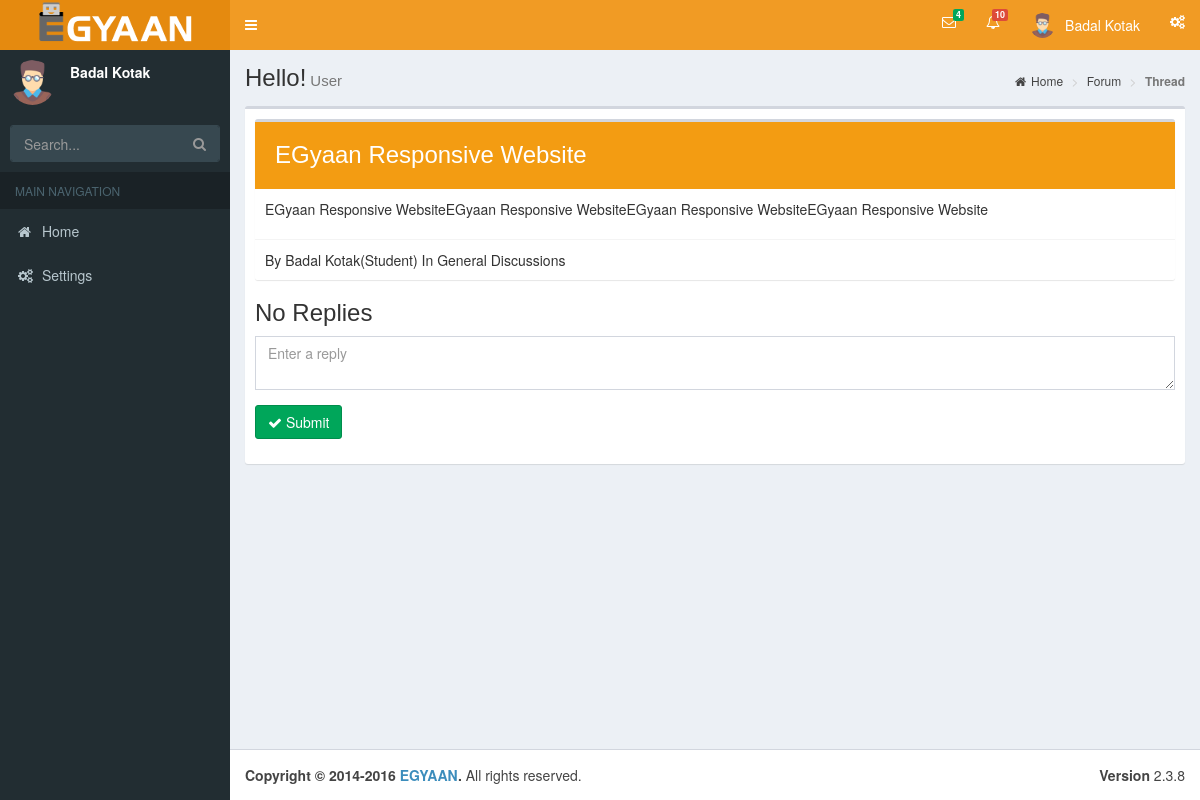
/modules/discussion_forum/functions/thread.php?id=1 (signed in), run on an earlier commit of the app's database.
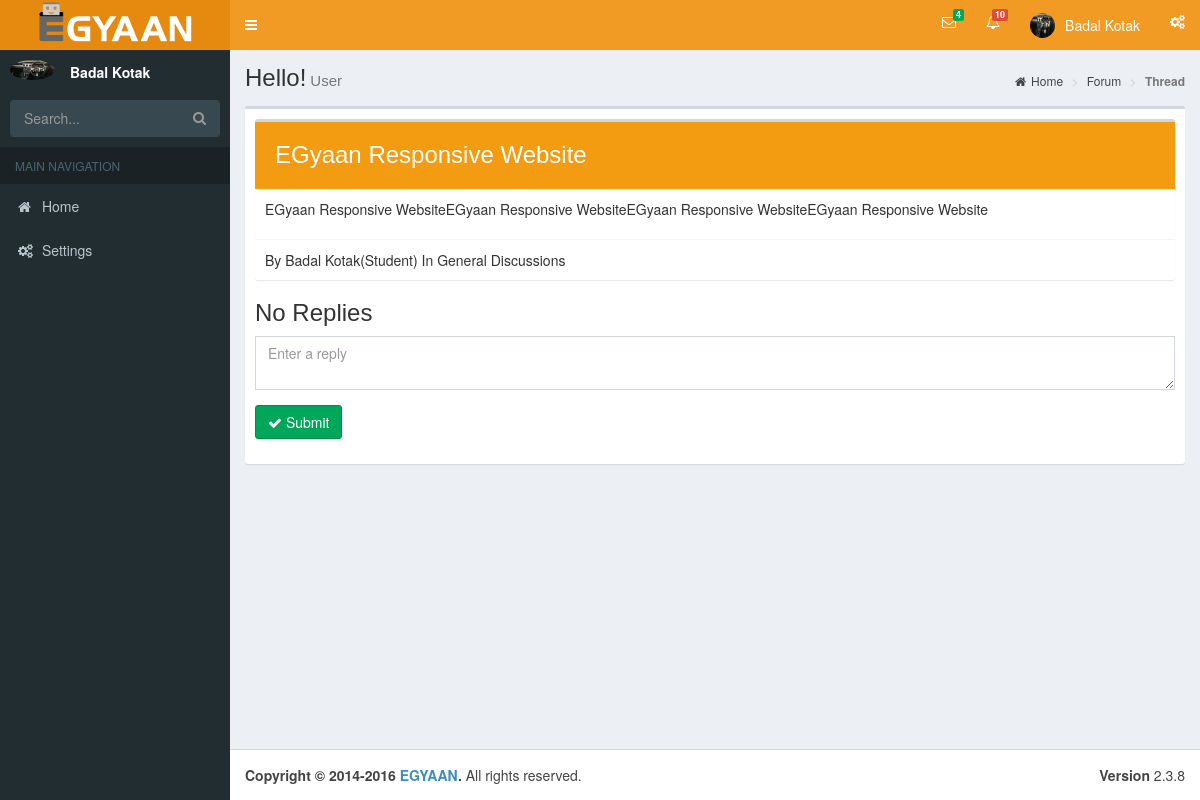
And on a later commit of the database.
### tables this page shows
CREATE TABLE `egn_student` (
  `id` int(11) NOT NULL,
  `firstname` varchar(30) NOT NULL,
  `lastname` varchar(30) DEFAULT NULL,
  `email` varchar(50) NOT NULL,
  `student_passwd` varchar(15) DEFAULT NULL,
  `mobile` bigint(15) DEFAULT NULL,
  `gender` varchar(1) DEFAULT NULL,
  `parent_name` varchar(30) DEFAULT NULL,
  `parent_email` varchar(30) DEFAULT NULL,
  `parent_passwd` varchar(15) DEFAULT NULL,
  `total_fees` int(10) NOT NULL,
  `fees_paid` int(15) DEFAULT NULL,
  `fees_comment` varchar(50) DEFAULT NULL,
  `date_of_admission` date DEFAULT NULL,
  `parent_mobile` bigint(12) NOT NULL,
  `student_profile_photo` varchar(100) DEFAULT NULL,
  `parent_profile_photo` varchar(100) DEFAULT NULL,
  `batch_id` int(11) NOT NULL
);

CREATE TABLE `egn_forum_threads` (
  `id` int(11) NOT NULL,
  `title` varchar(255) NOT NULL,
  `description` longtext NOT NULL,
  `student_id` int(11) DEFAULT NULL,
  `teacher_id` int(11) DEFAULT NULL,
  `course_id` int(11) DEFAULT NULL,
  `timestamp` timestamp NOT NULL DEFAULT CURRENT_TIMESTAMP
);

### classes/DBConnect.php (called while the page is built)
<?php
class DBConnect{
    var $serverName;
    var $username;
    var $password;
    var $dbName;
    function __construct( $serverName, $username, $password, $dbName ) {
        $this->serverName = $serverName;
        $this->username = $username;
        $this->password = $password;
        $this->dbName = $dbName;
    }
    function getInstance(){
        $conn = new mysqli($this->serverName, $this->username, $this->password, $this->dbName);
        if ($conn->connect_error) {
            return null;
        }else{
            return $conn;
        }
    }
}

### modules/manage_student/classes/Student.php (called while the page is built, shortened)
<?php
class Student
{
    private $connection;
    function __construct($connection)
    {
        $this->connection = $connection;
    }
    public function getStudent($id, $batchId)
    {
        if ($id > 0 && $batchId == 0) {
            $sql = "SELECT * FROM `egn_student` WHERE id='$id'";
        } elseif ($id == 0 && $batchId > 0) {
            $sql = "SELECT * FROM `egn_student` WHERE batch_id = '" . $batchId . "'";
        } else {
            $sql = "SELECT * FROM `egn_student`";
        }
        $result = $this->connection->query($sql);
        if ($result->num_rows > 0) {
            return $result;
        } else {
            return false;
        }
    }
}

### modules/discussion_forum/functions/thread.php (the view, shortened to what the rows shown need)
<?php
require_once "../../../classes/DBConnect.php";
include("../../../Resources/Dashboard/header.php");
$dbconnect = new DBConnect(Constants::SERVER_NAME,
    Constants::DB_USERNAME,
    Constants::DB_PASSWORD,
    Constants::DB_NAME);
$connection = $dbconnect->getInstance();
$sql_select_thread = "select * from egn_forum_threads where id=" . $_REQUEST["id"];
$result_replies = $connection->query($sql_select_thread);
$row = $result_replies->fetch_assoc();
if ($row["student_id"] != null) {
    $sql_info = "select * from egn_student where id=" . $row["student_id"];
    $result_info = $connection->query($sql_info);
    if ($result_info->num_rows > 0) {
        $row_temp_2 = $result_info->fetch_assoc();
        $author_info = "By " . $row_temp_2["firstname"] . " " . $row_temp_2["lastname"] . "(Student)";
    } else {
        $author_info = "By A Student";
    }
} else if ($row["teacher_id"] != null) {
    $sql_info = "select * from egn_teacher where id=" . $row["teacher_id"];
    $result_info = $connection->query($sql_info);
    if ($result_info->num_rows > 0) {
        $row_temp_2 = $result_info->fetch_assoc();
        $author_info = "By " . $row_temp_2["firstname"] . " " . $row_temp_2["lastname"] . "(Teacher)";
    } else {
        $author_info = "By A Teacher";
    }
} else {
    $author_info = "By Anonymous";
}
if ($row["course_id"] != null) {
    $sql_info = "select * from egn_course where id=" . $row["course_id"];
    $result_info = $connection->query($sql_info);
    if ($result_info->num_rows > 0) {
        $row_temp_2 = $result_info->fetch_assoc();
        $course_info = "In " . $row_temp_2["name"] . "(Course)";
    } else {
        $course_info = "In General Discussions";
    }
} else {
    $course_info = "In General Discussions";
}
?>
        <aside class="main-sidebar">
            <section class="sidebar">
                <div class="user-panel">
                    <div class="pull-left image">
                        <?
                        if($profile!=null)
                            		{
                            			echo "<img src='../../manage_student/images/student/$profile' class=img-circle alt='User Image'>";
                            		}
                           			else
                            		{
                            			echo "<img src='../../../Resources/images/boy.png' class=img-circle alt='User Image'>";
                            		}
                        ?>
                    </div>
                    <div class="pull-left info">
                    <?
                    echo "<p>$display_name</p>";
                    ?>
                    </div>
                </div>
            </section>
        </aside>
                        <div class="content-wrapper">
                            <section class="content-header">
                                <h1>Hello!<small>User</small></h1>
                            </section>
                            <section class="content">
                                <div class="row">
                                    <div class="col-md-12">
                                        <div class="box">
                                            <div class="box-body">
                                                <div class="box">
                                                    <div class="box-header bg-yellow">
                                                        <h3 class="" style="margin:0px;padding:10px; border-radius:4px;color:white"><?php echo $row["title"]; ?></h3>
                                                    </div>
                                                    <div class="box-body">
                                                        <p class="text-justify"><?php echo $row["description"]; ?></p>
                                                    </div>
                                                    <div class="box-footer">
                                                        <span><?php echo $author_info; ?></span>
                                                        <span><?php echo $course_info; ?></span>
                                                    </div>
                                                </div>
                                            </div>
                                        </div>
                                    </div>
                                </div>
                            </section>
                        </div>
<?php
include("../../../Resources/Dashboard/footer.php");
?>
</body>
</html>

### Resources/Dashboard/header.php (shortened to what the rows shown need)
<?php
                    $user_id=$_SESSION['id'];
                    require_once("../../../classes/DBConnect.php");
                    require_once("../../manage_student/classes/Student.php");
                    $dbConnect = new DBConnect(Constants::SERVER_NAME,
    											Constants::DB_USERNAME,
    											Constants::DB_PASSWORD,
    											Constants::DB_NAME);
                    if($role_id==Constants::ROLE_STUDENT_ID || $role_id==Constants::ROLE_PARENT_ID)
                    {
                    	$student=new Student($dbConnect->getInstance());
                    	$getStudentDetails=$student->getStudent($user_id,0);
                    	while($row=$getStudentDetails->fetch_assoc())
                    	{
                    		if($role_id==Constants::ROLE_STUDENT_ID)
                    		{
                    			$firstname=$row['firstname'];
                    			$lastname=$row['lastname'];
                    			$profile=$row['student_profile_photo'];
                    		}
                    		else
                    		{
                    			$firstname=$row['parent_name'];
                    			$lastname=$row['lastname'];
                    			$profile=$row['parent_profile_photo'];
                    		}
                    			$display_name=$firstname." ".$lastname;
                    	}
                    }
                    ?>
<head>
    <link rel="stylesheet" href="../../../Resources/AdminLTE-2.3.11/bootstrap/css/bootstrap.min.css">
    <link rel="stylesheet" href="https://cdnjs.cloudflare.com/ajax/libs/font-awesome/4.5.0/css/font-awesome.min.css">
    <link rel="stylesheet" href="../../../Resources/AdminLTE-2.3.11/plugins/datepicker/datepicker3.css">
    <link rel="stylesheet" href="../../../Resources/AdminLTE-2.3.11/plugins/timepicker/bootstrap-timepicker.min.css">
    <link rel="stylesheet" href="../../../Resources/AdminLTE-2.3.11/plugins/datatables/dataTables.bootstrap.css">
    <link rel="stylesheet" href="../../../Resources/AdminLTE-2.3.11/plugins/select2/select2.min.css">
    <link rel="stylesheet" href="https://cdnjs.cloudflare.com/ajax/libs/ionicons/2.0.1/css/ionicons.min.css">
    <link rel="stylesheet" href="../../../Resources/AdminLTE-2.3.11/dist/css/AdminLTE.min.css">
    <link rel="stylesheet" href="../../../Resources/AdminLTE-2.3.11/dist/css/skins/_all-skins.min.css">
</head>
<body class="hold-transition skin-blue sidebar-mini fixed">
<div class="wrapper">
  <header class="main-header">
    <nav class="navbar navbar-static-top">
      <div class="navbar-custom-menu">
        <ul class="nav navbar-nav">
            <nav class="navbar navbar-static-top">
                <div class="navbar-custom-menu">
                    <ul class="nav navbar-nav">
                        <li class="dropdown user user-menu">
                            <a href="#" class="dropdown-toggle" data-toggle="dropdown">
                            <?php
                            if($profile!=null)
                            {
                            	echo "<img src='../../manage_student/images/student/$profile' class=user-image alt='User Image'>";
                            }
                            else
                            {
                            	echo "<img src='../../../Resources/images/boy.png' class=user-image alt='User Image'>";
                            }
                            echo "<span class=hidden-xs>$display_name</span>";
                            ?>
                            </a>
                        </li>
                    </ul>
                </div>
            </nav>
        </header>

What changed in the data, as far as the page shows it:
changed egn_student "Badal Kotak": student_profile_photo: a different picture
